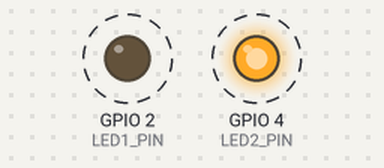
Recording of a sketch running on a simulated ESP32. On the bench: output pins drawn as LEDs (lit = HIGH). Dashed ring = blinking. What the sketch prints to the serial monitor is not drawn.

Above: at 0.35 s.
Timing chart, 0 to 4.1 s (numbered marks = the images above):
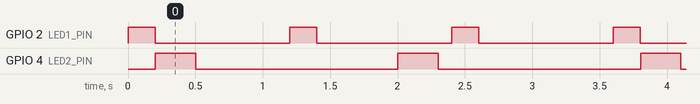

Measured:
- by itself, GPIO 2 (LED1_PIN): alternates HIGH for 0.20 s and LOW for 1.0 s
- by itself, GPIO 4 (LED2_PIN): alternates HIGH for 0.30 s and LOW for 1.5 s
- by itself, everything shown: repeats every 3.6 s, in 9 steps

The sketch:

sketch.ino
```cpp
/*
 * Mutex - Mutex
 *
 * Konsep: Mengamankan shared resource menggunakan mutex
 *
 * Komponen:
 * - LED1 (D2)
 * - LED2 (D4)
 *
 * Pinout:
 * - LED1 -> GPIO 2
 * - LED2 -> GPIO 4
 */

#include <freertos/FreeRTOS.h>
#include <freertos/task.h>
#include <freertos/semphr.h>

const int LED1_PIN = 2;
const int LED2_PIN = 4;

// Shared resource
int sharedCounter = 0;

// Mutex handle
SemaphoreHandle_t mutex;

void setup() {
  Serial.begin(115200);
  pinMode(LED1_PIN, OUTPUT);
  pinMode(LED2_PIN, OUTPUT);

  Serial.println("Mutex Demo Started");

  // Create mutex
  mutex = xSemaphoreCreateMutex();

  if (mutex == NULL) {
    Serial.println("Failed to create mutex");
    return;
  }

  // Create tasks that access shared resource
  xTaskCreate(
    task1,
    "Task 1",
    2048,
    NULL,
    1,
    NULL
  );

  xTaskCreate(
    task2,
    "Task 2",
    2048,
    NULL,
    2,
    NULL
  );

  Serial.println("Mutex created and tasks started");
}

void task1(void* parameter) {
  while (1) {
    // Try to acquire mutex
    if (xSemaphoreTake(mutex, portMAX_DELAY) == pdTRUE) {
      // Access shared resource
      sharedCounter++;
      Serial.print("Task 1: Counter = ");
      Serial.println(sharedCounter);

      digitalWrite(LED1_PIN, HIGH);
      vTaskDelay(200 / portTICK_PERIOD_MS);
      digitalWrite(LED1_PIN, LOW);

      // Release mutex
      xSemaphoreGive(mutex);
    }

    vTaskDelay(1000 / portTICK_PERIOD_MS);
  }
}

void task2(void* parameter) {
  while (1) {
    // Try to acquire mutex
    if (xSemaphoreTake(mutex, portMAX_DELAY) == pdTRUE) {
      // Access shared resource
      sharedCounter += 2;
      Serial.print("Task 2: Counter = ");
      Serial.println(sharedCounter);

      digitalWrite(LED2_PIN, HIGH);
      vTaskDelay(300 / portTICK_PERIOD_MS);
      digitalWrite(LED2_PIN, LOW);

      // Release mutex
      xSemaphoreGive(mutex);
    }

    vTaskDelay(1500 / portTICK_PERIOD_MS);
  }
}

void loop() {
  vTaskDelay(1000 / portTICK_PERIOD_MS);
}
```
